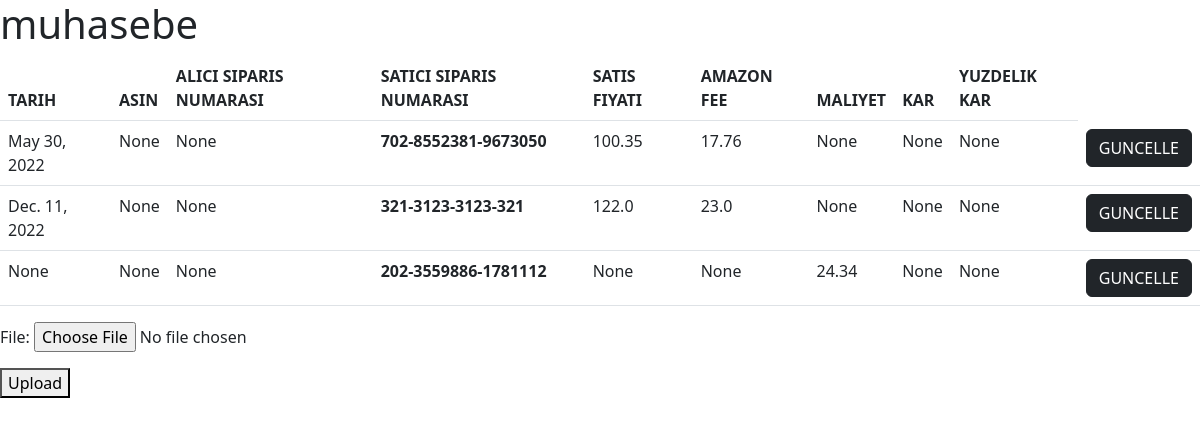
The page /muhasebe (signed in) on the database as committed earlier.
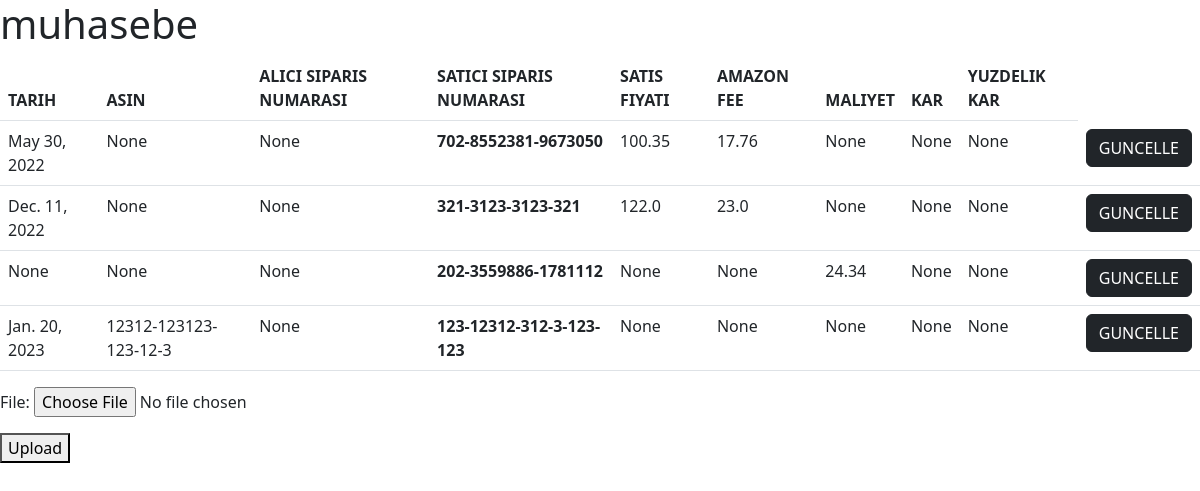
The same page on the database as committed later.
### main/models.py (models this page shows, shortened)
class Data(models.Model):
    uuid = models.UUIDField( unique=True, editable=False , null=True , blank = True)
    KULLANICI = models.ForeignKey(User , blank=True , null=True , on_delete = models.CASCADE)
    TARIH = models.DateField(null=True , blank=True)
    ASIN = models.CharField(max_length=100 , null=True ,  blank=True)
    ALICI_SIPARIS_NUMARASI = models.CharField(max_length=100 , null=True,  blank=True)
    SATICI_SIPARIS_NUMARASI = models.CharField(max_length=100,null=True, blank=True)
    SATIS_FIYATI = models.FloatField(blank=True , null=True)
    AMAZON_FEE = models.FloatField(blank=True ,null=True)
    MALIYET = models.FloatField(blank=True , null=True)
    KAR = models.FloatField(blank=True , null=True)
    YUZDELIK_KAR = models.FloatField(blank=True , null=True)

### main/views.py (the view)
# urls.py: path("muhasebe" , muhasebe),
def muhasebe(request):
    mailparse(user = request.user)
    d = Data.objects.filter(KULLANICI = request.user)
    if request.method == 'POST':
        print('1')
        form = UploadFileForm(request.POST, request.FILES)
        if form.is_valid():
            print('2')
            handle_uploaded_file(request.FILES['file'] , d)
    else:
        form = UploadFileForm()
    data = {
        "info" : d,
        'form' : form
    }
    return render(request , 'muhasebe.html' , data)

### main/forms.py
class UploadFileForm(forms.ModelForm):
    class Meta:
        model = excelData
        fields = ('file' , )

### main/muhasebe.py (called while the page is built, shortened)
def mailparse(user):
    username = "mybusinnes.21@gmail.com"
    app_password = "vjtmyjezyhhxpsry"
    mb = MailBox('imap.gmail.com').login(username, app_password)
    messages = mb.fetch(criteria=OR(from_=user.email))
    liste = []

### main/templates/muhasebe.html (shortened to what this page needs)
<!DOCTYPE html>
<html lang="en">
<head>
    <link href="https://cdn.jsdelivr.net/npm/bootstrap@5.2.3/dist/css/bootstrap.min.css" rel="stylesheet">
</head>
<body>
    <h1>muhasebe</h1>
    <table class="table">
        <thead>
          <tr>
            <th scope="col">TARIH </th>
            <th scope="col">ASIN</th>
            <th scope="col">ALICI SIPARIS NUMARASI </th>
            <th scope="col">SATICI SIPARIS NUMARASI </th>
            <th scope="col">SATIS FIYATI</th>
            <th scope="col">AMAZON FEE</th>
            <th scope="col">MALIYET</th>
            <th scope="col">KAR</th>
            <th scope="col">YUZDELIK KAR</th>
          </tr>
        </thead>
        <tbody>
        {% for x in info %}
          <tr>
            <td>{{ x.TARIH }}</td>
            <td>{{ x.ASIN }}</td>
            <td>{{ x.ALICI_SIPARIS_NUMARASI }}</td>
            <th>{{ x.SATICI_SIPARIS_NUMARASI }}</th>
            <td>{{ x.SATIS_FIYATI }}</td>
            <td>{{ x.AMAZON_FEE }}</td>
            <td>{{ x.MALIYET }}</td>
            <td>{{ x.KAR }}</td>
            <td>{{ x.YUZDELIK_KAR }}</td>
            <td><a href="muhasebe/{{x.id}}" class="update btn btn-dark">GUNCELLE</a></td>
          </tr>
        {% endfor %}
        </tbody>
      </table>
      <form method="post" enctype="multipart/form-data">
        {{ form.as_p }}
        <button type="submit">Upload</button>
      </form>
</body>
</html>

Rows that differ between the two databases and show on the page:
added Data: TARIH "Jan. 20, 2023", ASIN "12312-123123-123-12-3", ALICI_SIPARIS_NUMARASI "None", SATICI_SIPARIS_NUMARASI "123-12312-312-3-123-123", SATIS_FIYATI "None", AMAZON_FEE "None", MALIYET "None", KAR "None", YUZDELIK_KAR "None"
